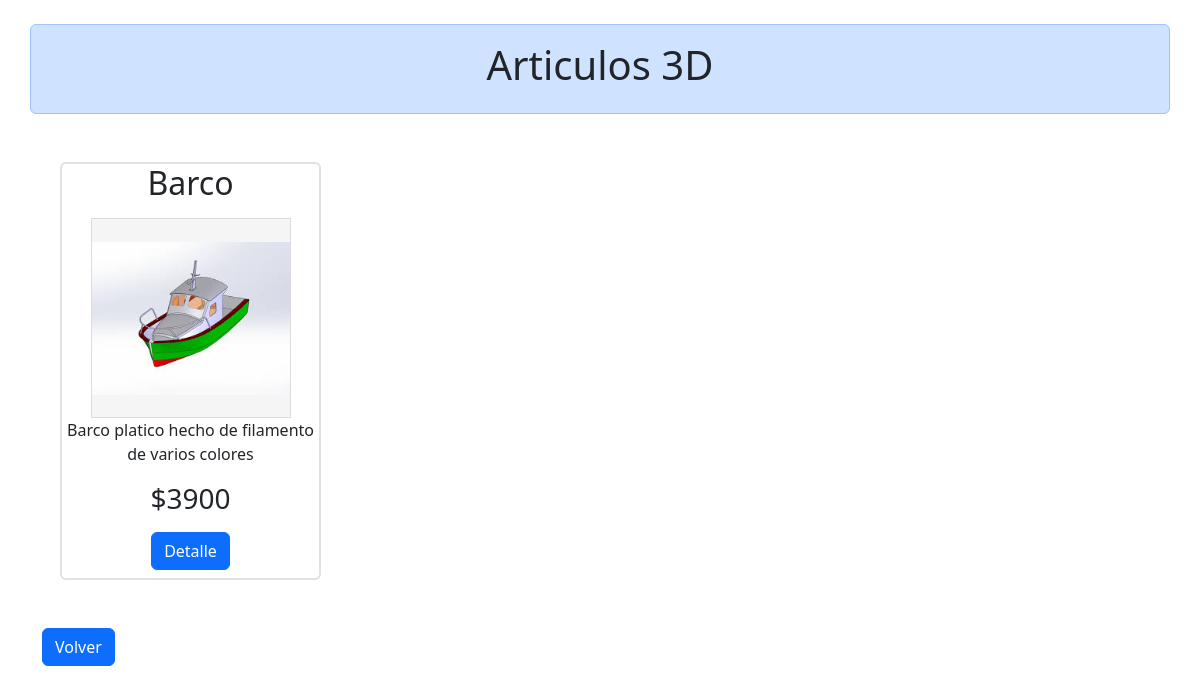
Screenshot of /categoria/articulos-3d/ with the database file from the repository.
### mainApp/models.py (models this page shows, shortened)
class Categoria(models.Model):
    nombre = models.CharField(max_length=100)
    slug = models.SlugField(unique=True)

class Producto(models.Model):
    nombre = models.CharField(max_length=50)
    slug = models.SlugField(unique=True)
    descripcion = models.TextField()
    categoria = models.ForeignKey(Categoria, on_delete=models.CASCADE)
    precio = models.DecimalField(max_digits=15, decimal_places=0)
    imagen1 = models.ImageField(upload_to='productos/', blank=True, null=True)
    imagen2 = models.ImageField(upload_to='productos/', blank=True, null=True)
    imagen3 = models.ImageField(upload_to='productos/', blank=True, null=True)

### mainApp/views.py (the view)
# urls.py: path('categoria/<slug:categoria_slug>/', views.productos, name='productos_por_categoria'),
def productos(request, categoria_slug):
    categoria = Categoria.objects.get(slug=categoria_slug)
    productos = Producto.objects.filter(categoria=categoria)
    data = {
        'categoria': categoria,
        'productos': productos
    }
    return render(request, 'productos.html', data)

### templates/productos.html (shortened to what this page needs)
<!doctype html>
<html lang="en">
    <head>
        <link
            href="https://cdn.jsdelivr.net/npm/bootstrap@5.3.2/dist/css/bootstrap.min.css"
            rel="stylesheet"
        />
    </head>
    <body>
        <main class="container mt-4 mb-4 alert alert-primary text-center text-dark">
            <h1>
                {{categoria.nombre}}
            </h1>
        </main>
        <div class="container mt-5 mx-5">
            <div class="row mt-5">
            {% for prod in productos %}
                <div class="col-3">
                    <div class="card border border-2 text-dark">
                        <h2 class="text-center">
                            {{ prod.nombre }}
                        </h2>
                        <div class="d-flex justify-content-center flex-wrap mt-2 text-center">
                            {% if prod.imagen1 %}
                                <div class="imagen-contenedor">
                                    <img src="{{ prod.imagen1.url }}" alt="{{ prod.nombre }}" class="imagen-producto" />
                                </div>
                            {% elif prod.imagen2 %}
                                <div class="imagen-contenedor">
                                    <img src="{{ prod.imagen2.url }}" alt="{{ prod.nombre }}" class="imagen-producto" />
                                </div>
                            {% elif prod.imagen3 %}
                                <div class="imagen-contenedor">
                                    <img src="{{ prod.imagen3.url }}" alt="{{ prod.nombre }}" class="imagen-producto" />
                                </div>
                            {% else %}
                                <p>No hay imagen disponible</p>
                            {% endif %}
                        </div>
                        <p class="text-center">
                            {{ prod.descripcion }}
                        </p>
                        <h3 class="text-center">
                            ${{ prod.precio }}
                        </h3>
                        <div class="container mt-2 text-center mb-2">
                            <button
                                type="button"
                                class="btn btn-primary "
                            >
                                <a href="{% url 'detalle' prod.slug %}" class="text-white text-decoration-none">
                                    Detalle
                                </a>
                            </button>
                        </div>
                    </div>
                </div>
            {% endfor %}
            </div>
        </div>
        <div class="container mt-5">
            <button
                type="button"
                class="btn btn-primary"
                onclick="window.history.back()"
            >
                <a href="/" class="text-white text-decoration-none">
                    Volver
                </a>
            </button>
        </div>
    </body>
</html>

### templates/productos.html (style rules this page uses)
.imagen-contenedor { width: 200px; height: 200px; margin: 0 auto; display: flex; align-items: center; justify-content: center; background-color: #f5f5f5; border: 1px solid #ddd; }
.imagen-producto { max-width: 100%; max-height: 100%; object-fit: contain; }

### rows the page displays
Categoria: nombre "Articulos 3D"
Producto: nombre "Barco", imagen1 (picture), descripcion "Barco platico hecho de filamento de varios colores", precio "3900"
